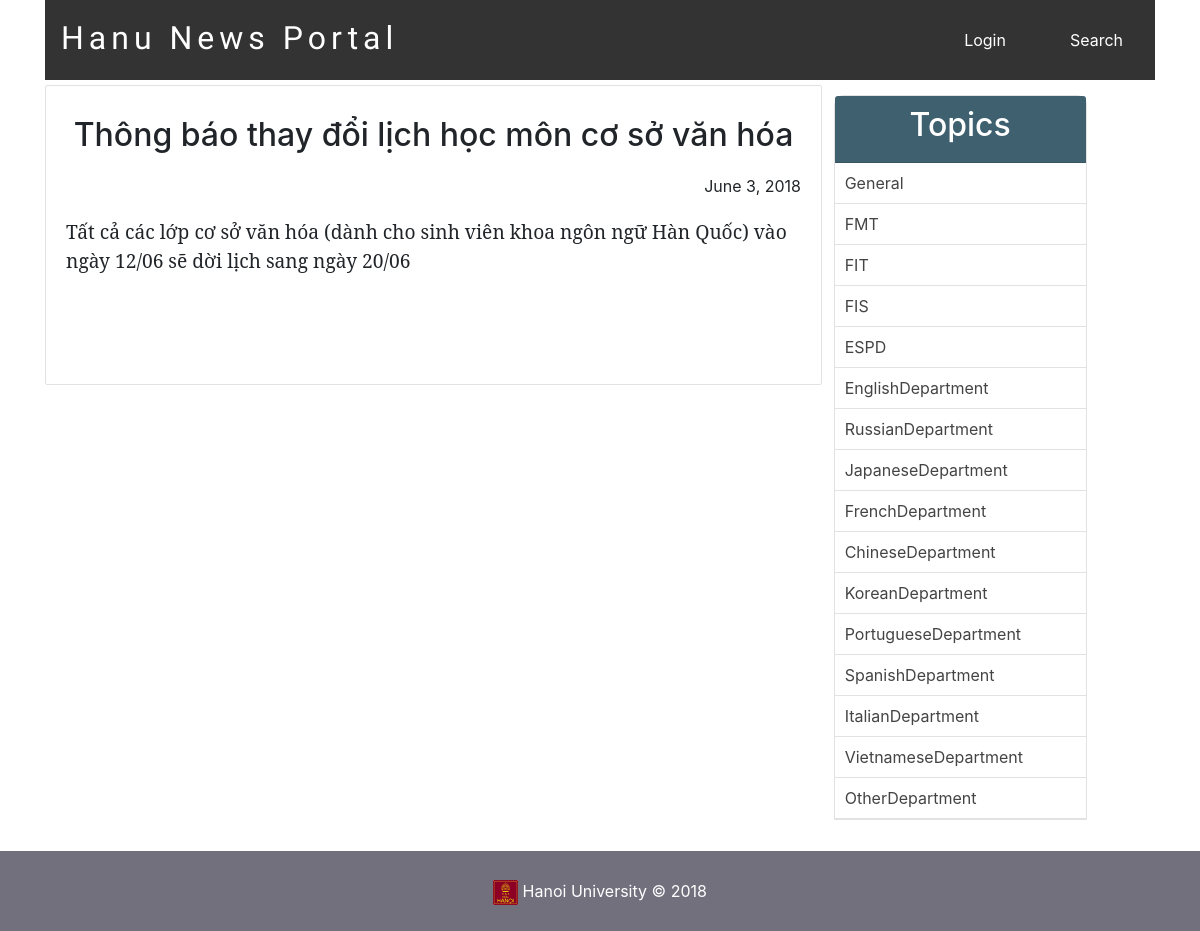
The app's page /single_post.php?post-slug=th-ng-b-o-thay-i-l-ch-h-c-m-n-c-s-v-n-h-a with its own data.
### tables this page shows
CREATE TABLE `posts` (
  `id` int(11) NOT NULL AUTO_INCREMENT,
  `user_id` int(11) DEFAULT NULL,
  `title` varchar(255) NOT NULL,
  `slug` varchar(255) NOT NULL,
  `views` int(11) NOT NULL DEFAULT '0',
  `image` varchar(255) DEFAULT NULL,
  `body` text,
  `published` tinyint(1) NOT NULL,
  `created_at` timestamp NOT NULL DEFAULT CURRENT_TIMESTAMP ON UPDATE CURRENT_TIMESTAMP,
  `updated_at` timestamp NOT NULL DEFAULT '0000-00-00 00:00:00',
  PRIMARY KEY (`id`),
  UNIQUE KEY `slug` (`slug`),
  UNIQUE KEY `id` (`id`),
  KEY `user_id` (`user_id`),
  CONSTRAINT `posts_ibfk_1` FOREIGN KEY (`user_id`) REFERENCES `users` (`id`) ON DELETE NO ACTION ON UPDATE NO ACTION
);

CREATE TABLE `topics` (
  `id` int(11) NOT NULL,
  `name` varchar(255) NOT NULL,
  `slug` varchar(255) NOT NULL,
  PRIMARY KEY (`id`),
  UNIQUE KEY `slug` (`slug`)
);

### includes/function.php (called while the page is built, shortened)
<?php
function getPostTopic($post_id){
	global $conn;
	$sql = "SELECT * FROM topics WHERE id=
			(SELECT topic_id FROM post_topic WHERE post_id=$post_id) LIMIT 1";
	$result = mysqli_query($conn, $sql);
	$topic = mysqli_fetch_assoc($result);
	return $topic;
}
function getPost($slug){
	global $conn;
	$post_slug = $_GET['post-slug'];
	$sql = "SELECT * FROM posts WHERE slug='$post_slug' AND published=true";
	$result = mysqli_query($conn, $sql);
	$post = mysqli_fetch_assoc($result);
	if ($post) {
		$post['topic'] = getPostTopic($post['id']);
	}
	return $post;
}
function getAllTopics()
{
	global $conn;
	$sql = "SELECT * FROM topics";
	$result = mysqli_query($conn, $sql);
	$topics = mysqli_fetch_all($result, MYSQLI_ASSOC);
	return $topics;
}
?>

### single_post.php (the view, shortened to what this page needs)
<?php  include('config.php'); ?>
<?php  include('includes/function.php'); ?>
<?php
	if (isset($_GET['post-slug'])) {
		$post = getPost($_GET['post-slug']);
	}
	$topics = getAllTopics();
?>
<head>
<?php include('includes/header.php'); ?>
</head>
<body>
<div class="container">
		<?php include( ROOT_PATH . '/includes/navbar.php'); ?>
	<div class="content" >
		<div class="post-wrapper">
			<div class="full-post-div">
			<?php if ($post['published'] == false): ?>
				<h2 class="post-title">Sorry... This post has not been published</h2>
			<?php else: ?>
                <h2 class="post-title"><?php echo $post['title']; ?></h2>
                <div id="postTime">
                    <span><?php echo date("F j, Y ", strtotime($post["created_at"])); ?></span>
                </div>
				<div class="post-body-div">
					<?php echo html_entity_decode($post['body']); ?>
				</div>
			<?php endif ?>
			</div>
		</div>
		<div class="post-sidebar">
			<div class="card">
				<div class="card-header">
					<h2>Topics</h2>
				</div>
				<div class="card-content">
					<?php foreach ($topics as $topic): ?>
						<a
							href="<?php echo BASE_URL . 'filtered_posts.php?topic=' . $topic['id'] ?>">
							<?php echo $topic['name']; ?>
						</a>
					<?php endforeach ?>
				</div>
			</div>
		</div>
	</div>
</div>
<?php include( ROOT_PATH . '/includes/footer.php'); ?>

### static/css/style.css (style rules this page uses)
* { margin: 0px; padding: 0px; }
html { height: 100%; box-sizing: border-box; }
body { position: relative; margin: 0; padding-bottom: 6rem; min-height: 100%; }
h1, h2, h3, h4, h5, h6 { color: #444; font-family: 'Averia Serif Libre', cursive; }
a { text-decoration: none; }
.container { width: 80%; margin: 0px auto; }
.content { margin: 5px auto; border-radius: 5px; min-height: 400px; }
.content:after { content: ""; display: block; clear: both; }
.content .post-wrapper { width: 70%; float: left; min-height: 250px; }
.full-post-div { min-height: 300px; padding: 20px; border: 1px solid #e4e1e1; border-radius: 2px; }
.full-post-div h2.post-title { margin: 10px auto 20px; text-align: center; }
.post-body-div { font-family: 'Noto Serif', serif; font-size: 1.2em; }
.post-body-div p { margin:20px 0px; }
.post-sidebar { width: 24%; float: left; margin-left: 5px; min-height: 400px; }
.post-sidebar .card { width: 95%; margin: 10px auto; border: 1px solid #e4e1e1; border-radius: 10px 10px 0px 0px; }
.post-sidebar .card .card-header { padding: 10px; text-align: center; border-radius: 3px 3px 0px 0px; background: #3E606F; }
.post-sidebar .card .card-header h2 { color: white; }
.post-sidebar .card .card-content a { display: block; box-sizing: border-box; padding: 8px 10px; border-bottom: 1px solid #e4e1e1; color: #444; }
#postTime { text-align: right; }

### records on screen
posts: title "Thông báo thay đổi lịch học môn cơ sở văn hóa", created_at "June 3, 2018", body "Tất cả các lớp cơ sở văn hóa (dành cho sinh viên khoa ngôn ngữ Hàn Quốc) vào ngày 12/06 sẽ dời lịch sang ngày 20/06"
topics: name "General"
topics: name "FMT"
topics: name "FIT"
topics: name "FIS"
topics: name "ESPD"
topics: name "EnglishDepartment"
topics: name "RussianDepartment"
topics: name "JapaneseDepartment"
topics: name "FrenchDepartment"
topics: name "ChineseDepartment"
topics: name "KoreanDepartment"
topics: name "PortugueseDepartment"
topics: name "SpanishDepartment"
topics: name "ItalianDepartment"
topics: name "VietnameseDepartment"
topics: name "OtherDepartment"
